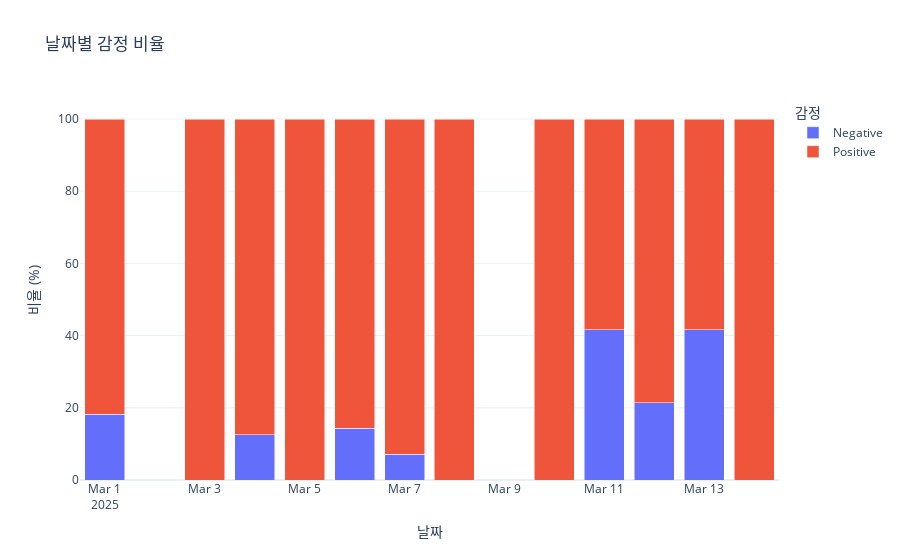
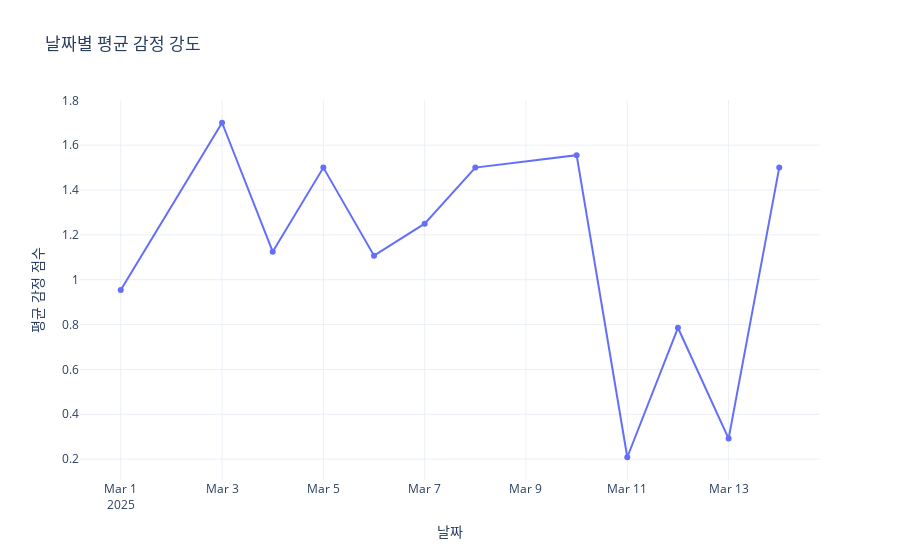

The code cell stored with these charts, in order, in its notebook:
### Code cell
import pandas as pd
import plotly.express as px

def process_sentiment_data(input_csv):
    """
    CSV 파일에서 데이터를 읽어와 날짜별 감정 비율과 강도를 처리하는 함수.
    
    Parameters:
        input_csv (str): 입력 CSV 파일 경로
    
    Returns:
        df_ratio (DataFrame): 날짜별 감정 비율 데이터프레임
        df_intensity (DataFrame): 날짜별 평균 감정 강도 데이터프레임
    """
    # CSV 파일 읽기
    df = pd.read_csv(input_csv)
    
    # 감정을 숫자로 매핑 및 가중치 적용
    sentiment_mapping = {
        "Positive": lambda x: 2 if "price rise" in x.lower() else 1.5,
        "Neutral": lambda x: 0,
        "Negative": lambda x: -2 if "price drop" in x.lower() else -1.5
    }
    
    # 각 기사 내용에 따라 가중치 적용
    df["sentiment_score"] = df.apply(
        lambda row: sentiment_mapping[row["sentiment"]](row["content"]), axis=1
    )
    
    # 날짜 형식 변환
    df["date"] = pd.to_datetime(df["date"])
    
    # 날짜별 감정 비율 계산
    df_ratio = df.groupby(["date", "sentiment"]).size().reset_index(name="count")
    total_counts = df_ratio.groupby("date")["count"].transform("sum")
    df_ratio["percentage"] = (df_ratio["count"] / total_counts) * 100
    
    # 날짜별 평균 감정 강도 계산
    df_intensity = df.groupby("date")["sentiment_score"].mean().reset_index()
    
    return df_ratio, df_intensity

def visualize_sentiment_data(df_ratio, df_intensity):
    """
    Plotly를 사용하여 날짜별 감정 비율과 강도를 시각화하는 함수.
    
    Parameters:
        df_ratio (DataFrame): 날짜별 감정 비율 데이터프레임
        df_intensity (DataFrame): 날짜별 평균 감정 강도 데이터프레임
    """
    # 감정 비율 시각화
    fig_ratio = px.bar(
        df_ratio,
        x="date",
        y="percentage",
        color="sentiment",
        title="날짜별 감정 비율",
        labels={"date": "날짜", "percentage": "비율 (%)", "sentiment": "감정"},
        barmode="stack"
    )
    
    # 평균 강도 시각화
    fig_intensity = px.line(
        df_intensity,
        x="date",
        y="sentiment_score",
        title="날짜별 평균 감정 강도",
        labels={"date": "날짜", "sentiment_score": "평균 감정 점수"},
        markers=True
    )
    
    fig_ratio.update_layout(template="plotly_white")
    fig_intensity.update_layout(template="plotly_dark")
    
    fig_ratio.show()
    fig_intensity.show()

# 실행 코드
if __name__ == "__main__":
    input_csv_path = "cointelegraph_articles_with_sentiment.csv"  # 입력 CSV 파일 경로
    
    # 데이터 처리 및 시각화
    df_ratio, df_intensity = process_sentiment_data(input_csv=input_csv_path)
    visualize_sentiment_data(df_ratio, df_intensity)

### Figure 1 — Plotly figure (JSON) as saved in the notebook; plotly's stock layout.template omitted (floating-point values rounded to 4 significant figures)
{"data": [{"hovertemplate": "감정=Negative<br>날짜=%{x}<br>비율 (%)=%{y}<extra></extra>", "legendgroup": "Negative", "marker": {"color": "#636efa", "pattern": {"shape": ""}}, "name": "Negative", "orientation": "v", "showlegend": true, "textposition": "auto", "type": "bar", "x": ["2025-03-01T00:00:00.000000000", "2025-03-04T00:00:00.000000000", "2025-03-06T00:00:00.000000000", "2025-03-07T00:00:00.000000000", "2025-03-11T00:00:00.000000000", "2025-03-12T00:00:00.000000000", "2025-03-13T00:00:00.000000000"], "xaxis": "x", "y": [18.18, 12.5, 14.29, 7.143, 41.67, 21.43, 41.67], "yaxis": "y"}, {"hovertemplate": "감정=Positive<br>날짜=%{x}<br>비율 (%)=%{y}<extra></extra>", "legendgroup": "Positive", "marker": {"color": "#EF553B", "pattern": {"shape": ""}}, "name": "Positive", "orientation": "v", "showlegend": true, "textposition": "auto", "type": "bar", "x": ["2025-03-01T00:00:00.000000000", "2025-03-03T00:00:00.000000000", "2025-03-04T00:00:00.000000000", "2025-03-05T00:00:00.000000000", "2025-03-06T00:00:00.000000000", "2025-03-07T00:00:00.000000000", "2025-03-08T00:00:00.000000000", "2025-03-10T00:00:00.000000000", "2025-03-11T00:00:00.000000000", "2025-03-12T00:00:00.000000000", "2025-03-13T00:00:00.000000000", "2025-03-14T00:00:00.000000000"], "xaxis": "x", "y": [81.82, 100.0, 87.5, 100.0, 85.71, 92.86, 100.0, 100.0, 58.33, 78.57, 58.33, 100.0], "yaxis": "y"}], "layout": {"barmode": "stack", "legend": {"title": {"text": "감정"}, "tracegroupgap": 0}, "title": {"text": "날짜별 감정 비율"}, "xaxis": {"anchor": "y", "domain": [0, 1], "title": {"text": "날짜"}}, "yaxis": {"anchor": "x", "domain": [0, 1], "title": {"text": "비율 (%)"}}}}

### Figure 2 — Plotly figure (JSON) as saved in the notebook; plotly's stock layout.template omitted (floating-point values rounded to 4 significant figures)
{"data": [{"hovertemplate": "날짜=%{x}<br>평균 감정 점수=%{y}<extra></extra>", "legendgroup": "", "line": {"color": "#636efa", "dash": "solid"}, "marker": {"symbol": "circle"}, "mode": "lines+markers", "name": "", "orientation": "v", "showlegend": false, "type": "scatter", "x": ["2025-03-01T00:00:00.000000000", "2025-03-03T00:00:00.000000000", "2025-03-04T00:00:00.000000000", "2025-03-05T00:00:00.000000000", "2025-03-06T00:00:00.000000000", "2025-03-07T00:00:00.000000000", "2025-03-08T00:00:00.000000000", "2025-03-10T00:00:00.000000000", "2025-03-11T00:00:00.000000000", "2025-03-12T00:00:00.000000000", "2025-03-13T00:00:00.000000000", "2025-03-14T00:00:00.000000000"], "xaxis": "x", "y": [0.9545, 1.7, 1.125, 1.5, 1.107, 1.25, 1.5, 1.556, 0.2083, 0.7857, 0.2917, 1.5], "yaxis": "y"}], "layout": {"legend": {"tracegroupgap": 0}, "title": {"text": "날짜별 평균 감정 강도"}, "xaxis": {"anchor": "y", "domain": [0, 1], "title": {"text": "날짜"}}, "yaxis": {"anchor": "x", "domain": [0, 1], "title": {"text": "평균 감정 점수"}}}}
